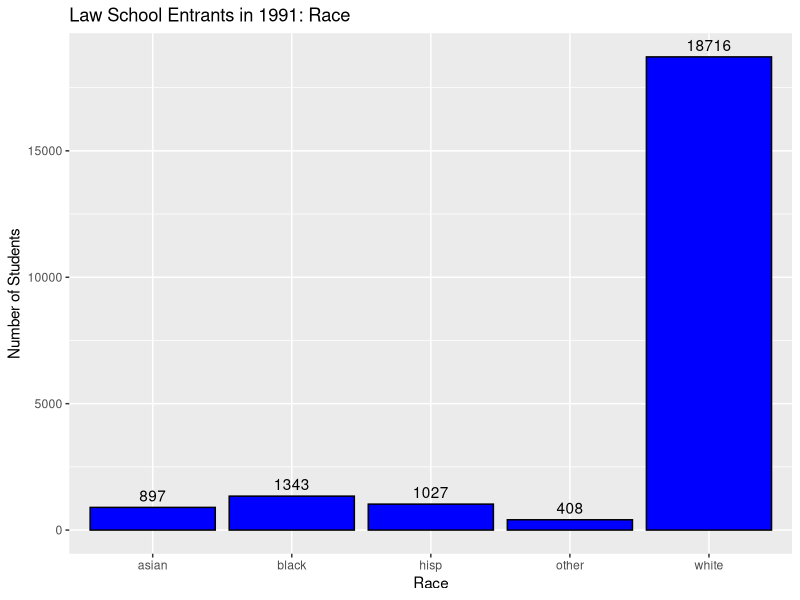
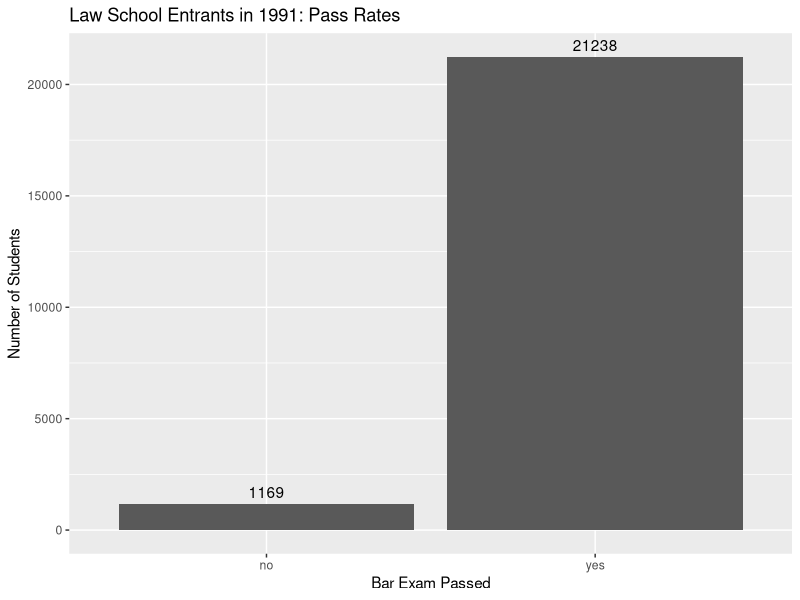
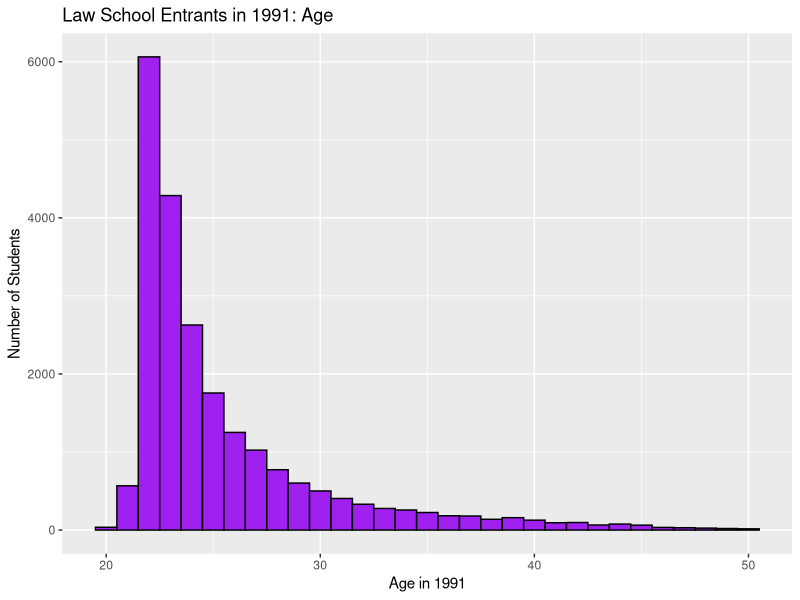
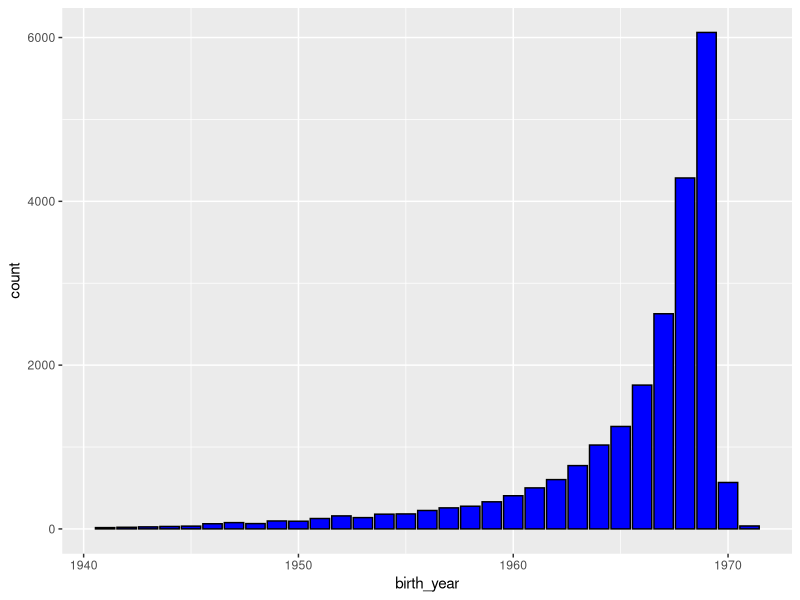
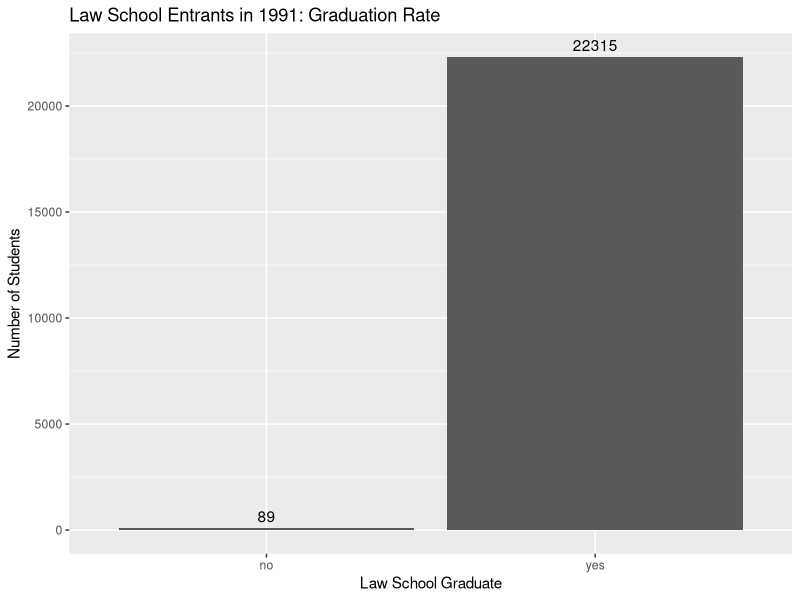
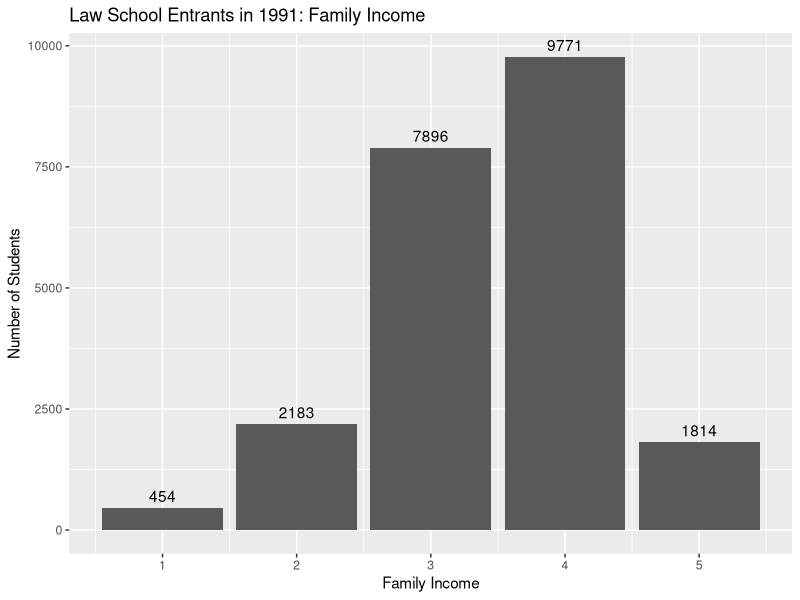
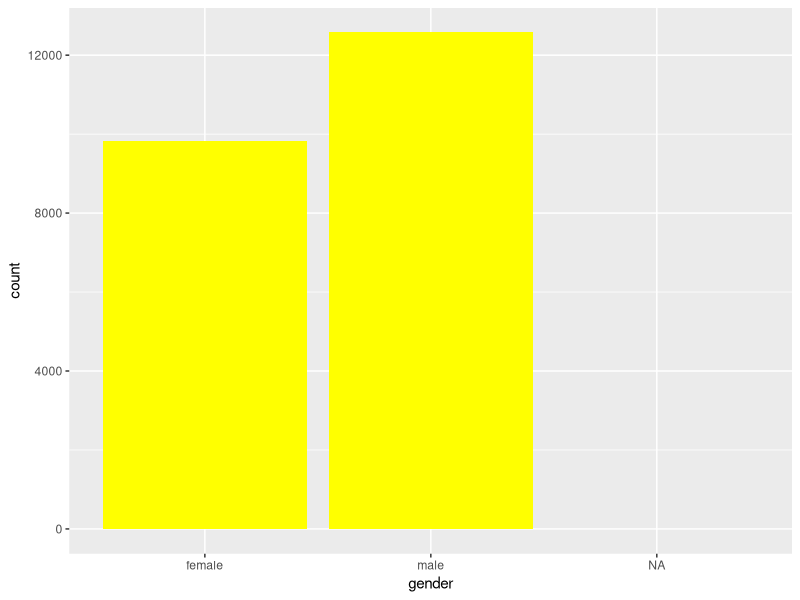
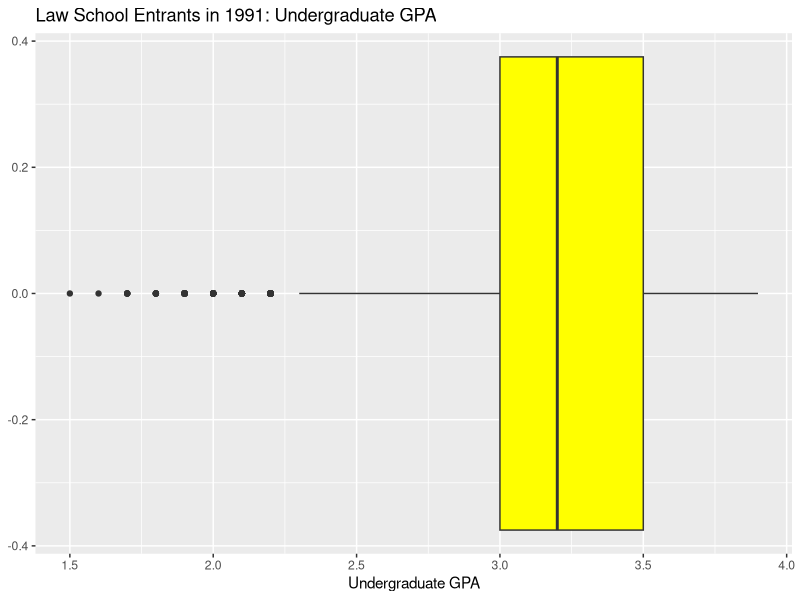

Write the R code that produced these figures, in order.
library(tidyverse)
library(knitr)
clean <- read_csv("data/clean.csv")

# Overview of NA values in the dataset ----
sapply(clean, function(x) sum(is.na(x)))
# Gender, fulltime, fam_inc, law_school_tier, race, and birth_year have NA values

# Race ----
clean |> 
  drop_na(race) |> 
  ggplot(aes(x = race))+
  geom_bar(fill = "blue", color = "black") +
  geom_text(stat = "count", aes(label = after_stat(count)), vjust = -0.5) +
  labs(title = "Law School Entrants in 1991: Race",
       x = "Race",
       y = "Number of Students")
ggsave("plots/race_distribution.png")

# pass bar? ----
clean |> 
  ggplot(aes(x = pass_bar)) +
  geom_bar() +
  geom_text(stat = "count", aes(label = after_stat(count)), vjust = -0.5) +
  labs(title = "Law School Entrants in 1991: Pass Rates",
       x = "Bar Exam Passed",
       y = "Number of Students")
ggsave("plots/pass_bar_distribution.png")

# birthyear/age ----

clean |> 
  filter(birth_year > 1940) |> 
  mutate(age = 1991 - birth_year) |> 
  ggplot(aes(x = age)) +
  geom_histogram(binwidth = 1, fill = "purple", color = "black") +
  labs(title = "Law School Entrants in 1991: Age",
       x = "Age in 1991",
       y = "Number of Students")
ggsave("plots/age_distribution.png")

clean |> 
  filter(birth_year > 1940) |> 
  ggplot(aes(x = birth_year)) +
  geom_bar(fill = "blue", color = "black")


# graduate law school ----
clean |> 
  drop_na(grad) |> 
  ggplot(aes(x = grad))+
  geom_bar() +
  geom_text(stat = "count", aes(label = after_stat(count)), vjust = -0.5) +
  labs(title = "Law School Entrants in 1991: Graduation Rate",
       x = "Law School Graduate",
       y = "Number of Students")
ggsave("plots/grad_distribution.png")

clean |> 
  drop_na(grad) |> 
  group_by(grad) |> 
  summarize(
    count = n()
  ) |> 
  kable()
# family income ----
clean |> 
  ggplot(aes(x = fam_inc))+
  geom_bar() +
  geom_text(stat = "count", aes(label = after_stat(count)), vjust = -0.5) +
  labs(title = "Law School Entrants in 1991: Family Income",
       x = "Family Income",
       y = "Number of Students")
ggsave("plots/fam_inc_distribution.png")

# gender ----
clean |> 
  ggplot(aes(x = gender))+
  geom_bar(fill = "yellow")

# ugpa ----
clean |> 
  ggplot(aes(x = ugpa))+
  geom_boxplot(fill = "yellow") +
  labs(title = "Law School Entrants in 1991: Undergraduate GPA",
       x = "Undergraduate GPA")
ggsave("plots/ugpa_distribution.png")

clean |> 
  summarise(
    "Median UGPA" = median(ugpa),
    "Highest UGPA" = max(ugpa),
    "Lowest UGPA" = min(ugpa)) |> 
  kable()

# law school tier ----
clean |> 
  ggplot(aes(x = law_school_tier))+
  geom_bar(fill = "orange") +
  geom_text(stat = "count", aes(label = after_stat(count)), vjust = -0.5) +
  labs(title = "Law School Entrants in 1991: Law School Tier",
       x = "Law School Tier",
       y = "Number of Students") +
  scale_x_continuous(breaks = unique(clean$law_school_tier))
ggsave("plots/law_tier_distribution.png")

# bar pass attempt ----
clean |> 
  group_by(bar_passed_attempt) |> 
  summarise(n = n()) |> 
  kable()
